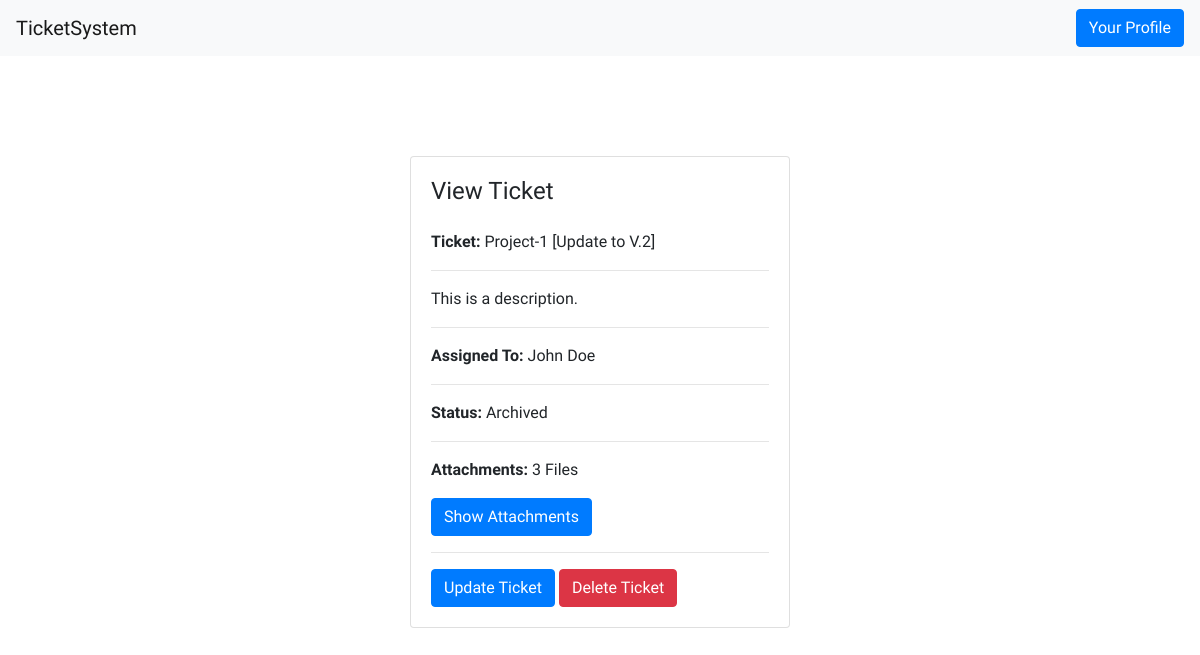
The page /1/ (signed in) on the database its author committed.
### tickets/models.py (models this page shows, shortened)
class Ticket(models.Model):
    STATUS_CHOICE = (
        ('Draft', 'Draft'),
        ('Ongoing', 'Ongoing'),
        ('Completed', 'Completed'),
        ('Archived', 'Archived'),
    )
    name = models.CharField(max_length=200, unique=True)
    description = RichTextUploadingField(blank=True, null=True)
    assigned_to = models.ForeignKey(Staff, on_delete=models.CASCADE)
    created_at = models.DateTimeField(auto_now_add=True)
    updated_at = models.DateTimeField(auto_now=True)
    status = models.CharField(max_length=100, choices=STATUS_CHOICE, default='Draft')

### accounts/models.py (models this page shows, shortened)
class Account(AbstractBaseUser):
    email = models.EmailField(max_length=100, unique=True)
    first_name = models.CharField(max_length=50)
    last_name = models.CharField(max_length=50)
    date_joined     = models.DateTimeField(auto_now_add=True)
    last_login      = models.DateTimeField(auto_now_add=True)
    is_admin        = models.BooleanField(default=False)
    is_staff        = models.BooleanField(default=False)
    is_active       = models.BooleanField(default=True)
    is_superadmin   = models.BooleanField(default=False)
    USERNAME_FIELD = 'email'
    REQUIRED_FIELDS = ['first_name', 'last_name']
    objects = MyAccountManager()

### tickets/views.py (the view)
# urls.py: path('<int:ticket_pk>/', views.view_ticket, name='view_ticket'),
@login_required(login_url='staff_login')
def view_ticket(request, ticket_pk):
    ticket = get_object_or_404(Ticket, id=ticket_pk)
    attachments = Attachment.objects.filter(ticket=ticket)
    attachments_count = attachments.count()
    if request.method == "POST":
        ticket.status = request.POST['status']
        ticket.save()
        return redirect('index')
    return render(request, 'tickets/view_ticket.html', {'ticket': ticket, 'attachments': attachments, 'attachments_count': attachments_count})

### accounts/models.py (called while the page is built)
    def full_name(self):
        return f'{self.first_name} {self.last_name}'

### templates/tickets/view_ticket.html (shortened to what this page needs)
{% extends 'base.html' %}
{% block content %}
        <div class="card mx-auto" style="max-width: 380px; margin-top:100px;">
          <div class="card-body">
          <h4 class="card-title mb-4">View Ticket</h4>
          <p><b>Ticket:</b> {{ ticket.name }}</p>
          <hr>
          <p>{{ ticket.description|safe }}</p>
          <hr>
          <p><b>Assigned To:</b> {{ ticket.assigned_to.full_name }}</p>
      <hr>
          <p><b>Status:</b> {{ ticket.status }}</p>
      <hr>
      <p><b>Attachments:</b> {{ attachments_count }} Files</p>
{% if attachments %}
<button type="button" class="btn btn-primary" data-toggle="modal" data-target="#exampleModalCenter">
  Show Attachments
</button>
{% else %}
<p>There are no attachments.</p>
{% endif %}
          <hr>
          {% if user.is_admin %}
          <form method="POST" action="{% url 'delete_ticket' ticket.id %}">
          <a href="{% url 'update_ticket' ticket.id %}" class="btn btn-primary">Update Ticket</a>
          <button type="submit" class="btn btn-danger">Delete Ticket</button>
        </form>
        {% endif %}
          </div>
        </div>
{% endblock content %}

### templates/base.html (style rules this page uses)
body { font-family: 'Work Sans', sans-serif; }
a { text-decoration: none; }

### rows shown on the page
Ticket: name "Project-1 [Update to V.2]", description "This is a description.", assigned_to.full_name "John Doe", status "Archived"

### other values the page prints
{{ attachments_count }} "3"
